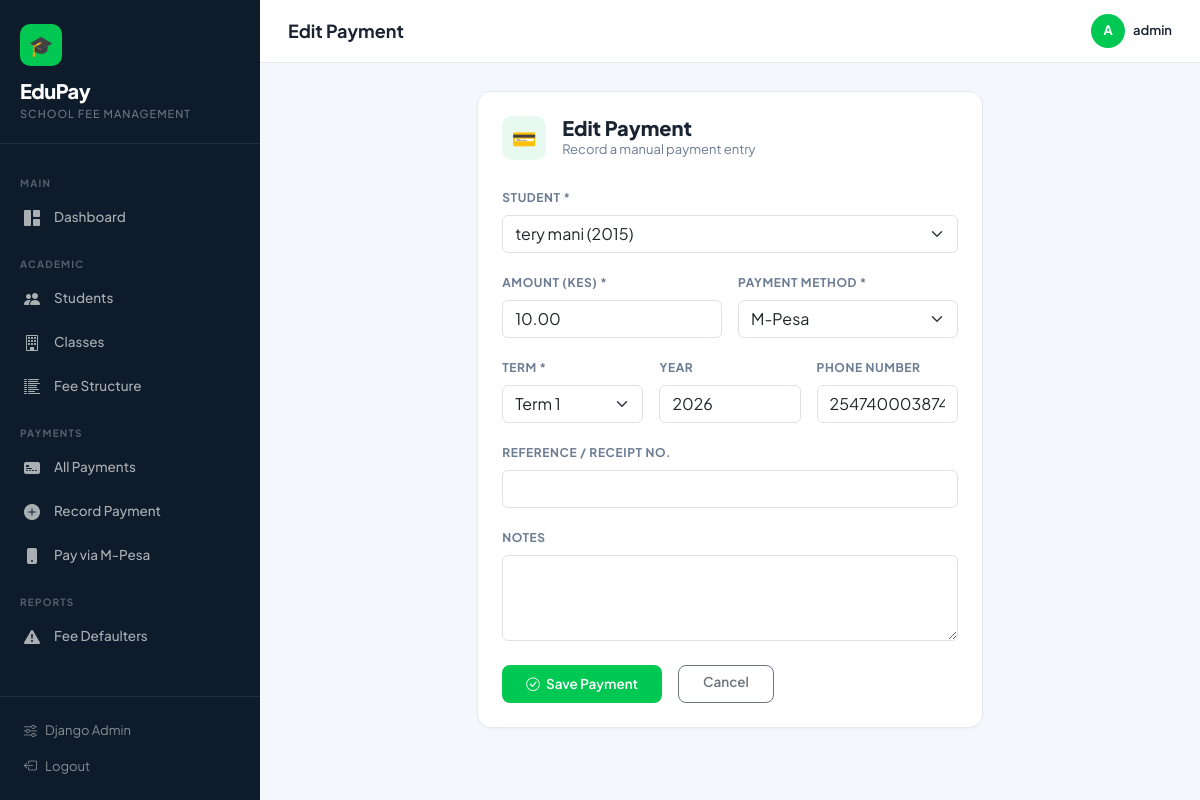
The page /payments/2/edit/ (signed in) on the database its author committed.
### fees/models.py (models this page shows, shortened)
class Payment(models.Model):
    STATUS_CHOICES = [
        ('pending', 'Pending'),
        ('completed', 'Completed'),
        ('failed', 'Failed'),
        ('cancelled', 'Cancelled'),
    ]
    METHOD_CHOICES = [
        ('mpesa', 'M-Pesa'),
        ('cash', 'Cash'),
        ('bank', 'Bank Transfer'),
        ('cheque', 'Cheque'),
    ]
    TERM_CHOICES = [('1', 'Term 1'), ('2', 'Term 2'), ('3', 'Term 3'), ('annual', 'Annual')]
    student = models.ForeignKey(Student, on_delete=models.CASCADE, related_name='payments')
    amount = models.DecimalField(max_digits=10, decimal_places=2)
    method = models.CharField(max_length=10, choices=METHOD_CHOICES, default='mpesa')
    status = models.CharField(max_length=10, choices=STATUS_CHOICES, default='pending')
    term = models.CharField(max_length=10, choices=TERM_CHOICES, default='1')
    year = models.PositiveIntegerField(default=timezone.now().year)
    reference = models.CharField(max_length=100, blank=True)          # Receipt / M-Pesa ref
    mpesa_checkout_id = models.CharField(max_length=100, blank=True)  # STK push checkout ID
    mpesa_receipt = models.CharField(max_length=50, blank=True)       # Final M-Pesa receipt
    phone_number = models.CharField(max_length=15, blank=True)
    notes = models.TextField(blank=True)
    created_at = models.DateTimeField(auto_now_add=True)
    updated_at = models.DateTimeField(auto_now=True)
    class Meta:
        ordering = ['-created_at']

### fees/views.py (the view)
# urls.py: path('payments/<int:pk>/edit/', views.payment_edit, name='payment_edit'),
@login_required
def payment_edit(request, pk):
    payment = get_object_or_404(Payment, pk=pk)
    if request.method == 'POST':
        form = PaymentForm(request.POST, instance=payment)
        if form.is_valid():
            form.save()
            messages.success(request, 'Payment updated!')
            return redirect('payment_list')
    else:
        form = PaymentForm(instance=payment)
    return render(request, 'fees/payment_form.html', {'form': form, 'title': 'Edit Payment'})

### fees/forms.py
class PaymentForm(forms.ModelForm):
    class Meta:
        model = Payment
        fields = ['student', 'amount', 'method', 'term', 'year', 'reference', 'notes', 'phone_number']
        widgets = {
            'student': forms.Select(attrs={'class': 'form-select'}),
            'amount': forms.NumberInput(attrs={'class': 'form-control', 'placeholder': '0.00'}),
            'method': forms.Select(attrs={'class': 'form-select'}),
            'term': forms.Select(attrs={'class': 'form-select'}),
            'year': forms.NumberInput(attrs={'class': 'form-control'}),
            'reference': forms.TextInput(attrs={'class': 'form-control'}),
            'phone_number': forms.TextInput(attrs={'class': 'form-control', 'placeholder': '0712345678'}),
            'notes': forms.Textarea(attrs={'class': 'form-control', 'rows': 3}),
        }

### fees/models.py (called while the page is built)
    def __str__(self):
        return f"{self.first_name} {self.last_name} ({self.admission_number})"

### fees/templates/fees/payment_form.html (shortened to what this page needs)
{% extends 'base.html' %}
{% block page_title %}{{ title }}{% endblock %}
{% block content %}
<div class="row justify-content-center">
  <div class="col-lg-7">
    <div class="ep-card">
      <div class="d-flex align-items-center gap-3 mb-4">
        <div style="width:44px; height:44px; background:#e8faf0; border-radius:10px; display:flex; align-items:center; justify-content:center; font-size:20px;">
          💳
        </div>
        <div>
          <h5 style="font-weight:800; margin:0;">{{ title }}</h5>
          <p style="margin:0; font-size:13px; color:#6b7c93;">Record a manual payment entry</p>
        </div>
      </div>
      <form method="post">
        <div class="row g-3">
          <div class="col-12">
            <label class="form-label" style="font-size:12px; font-weight:700; color:#6b7c93; text-transform:uppercase; letter-spacing:.6px;">Student *</label>
            {{ form.student }}
          </div>
          <div class="col-md-6">
            <label class="form-label" style="font-size:12px; font-weight:700; color:#6b7c93; text-transform:uppercase; letter-spacing:.6px;">Amount (KES) *</label>
            {{ form.amount }}
          </div>
          <div class="col-md-6">
            <label class="form-label" style="font-size:12px; font-weight:700; color:#6b7c93; text-transform:uppercase; letter-spacing:.6px;">Payment Method *</label>
            {{ form.method }}
          </div>
          <div class="col-md-4">
            <label class="form-label" style="font-size:12px; font-weight:700; color:#6b7c93; text-transform:uppercase; letter-spacing:.6px;">Term *</label>
            {{ form.term }}
          </div>
          <div class="col-md-4">
            <label class="form-label" style="font-size:12px; font-weight:700; color:#6b7c93; text-transform:uppercase; letter-spacing:.6px;">Year</label>
            {{ form.year }}
          </div>
          <div class="col-md-4">
            <label class="form-label" style="font-size:12px; font-weight:700; color:#6b7c93; text-transform:uppercase; letter-spacing:.6px;">Phone Number</label>
            {{ form.phone_number }}
          </div>
          <div class="col-12">
            <label class="form-label" style="font-size:12px; font-weight:700; color:#6b7c93; text-transform:uppercase; letter-spacing:.6px;">Reference / Receipt No.</label>
            {{ form.reference }}
          </div>
          <div class="col-12">
            <label class="form-label" style="font-size:12px; font-weight:700; color:#6b7c93; text-transform:uppercase; letter-spacing:.6px;">Notes</label>
            {{ form.notes }}
          </div>
        </div>
        <div class="d-flex gap-3 mt-4">
          <button type="submit" class="btn-ep btn px-4">
            <i class="bi bi-check-circle me-1"></i> Save Payment
          </button>
          <a href="{% url 'payment_list' %}" class="btn btn-outline-secondary px-4" style="border-radius:8px; font-size:13.5px; font-weight:600;">
            Cancel
          </a>
        </div>
      </form>
    </div>
  </div>
</div>
{% endblock %}

### templates/base.html (shortened to what this page needs)
<!DOCTYPE html>
<html lang="en">
<head>
  <link href="https://cdn.jsdelivr.net/npm/bootstrap@5.3.2/dist/css/bootstrap.min.css" rel="stylesheet">
  <link href="https://cdn.jsdelivr.net/npm/bootstrap-icons@1.11.3/font/bootstrap-icons.css" rel="stylesheet">
</head>
<body>
<aside class="sidebar" id="sidebar">
  <div class="sidebar-brand">
    <div class="brand-icon">🎓</div>
    <div class="brand-name">EduPay</div>
    <div class="brand-sub">School Fee Management</div>
  </div>
  <nav class="sidebar-nav">
    <div class="nav-section-label">Main</div>
    <a href="{% url 'dashboard' %}" class="sidebar-link {% if request.resolver_match.url_name == 'dashboard' or request.resolver_match.url_name == 'home' %}active{% endif %}">
      <i class="bi bi-grid-1x2-fill"></i> Dashboard
    </a>
    <div class="nav-section-label">Academic</div>
    <a href="{% url 'student_list' %}" class="sidebar-link {% if 'student' in request.resolver_match.url_name %}active{% endif %}">
      <i class="bi bi-people-fill"></i> Students
    </a>
    <a href="{% url 'class_list' %}" class="sidebar-link {% if 'class' in request.resolver_match.url_name %}active{% endif %}">
      <i class="bi bi-building"></i> Classes
    </a>
    <a href="{% url 'fee_structure_list' %}" class="sidebar-link {% if 'fee_structure' in request.resolver_match.url_name %}active{% endif %}">
      <i class="bi bi-list-columns-reverse"></i> Fee Structure
    </a>
    <div class="nav-section-label">Payments</div>
    <a href="{% url 'payment_list' %}" class="sidebar-link {% if request.resolver_match.url_name == 'payment_list' %}active{% endif %}">
      <i class="bi bi-credit-card-2-front-fill"></i> All Payments
    </a>
    <a href="{% url 'payment_create' %}" class="sidebar-link {% if request.resolver_match.url_name == 'payment_create' %}active{% endif %}">
      <i class="bi bi-plus-circle-fill"></i> Record Payment
    </a>
    <a href="{% url 'mpesa_pay' %}" class="sidebar-link {% if 'mpesa' in request.resolver_match.url_name %}active{% endif %}">
      <i class="bi bi-phone-fill"></i> Pay via M-Pesa
    </a>
    <div class="nav-section-label">Reports</div>
    <a href="{% url 'defaulters_report' %}" class="sidebar-link {% if 'defaulters' in request.resolver_match.url_name %}active{% endif %}">
      <i class="bi bi-exclamation-triangle-fill"></i> Fee Defaulters
    </a>
  </nav>
  <div class="sidebar-footer">
    <a href="/admin/">
      <i class="bi bi-sliders"></i> Django Admin
    </a>
    <a href="{% url 'logout' %}">
      <i class="bi bi-box-arrow-left"></i> Logout
    </a>
  </div>
</aside>
<div class="main-wrap">
  <header class="topbar">
    <h1 class="page-title">{% block page_title %}Dashboard{% endblock %}</h1>
    <div class="topbar-right">
      <div class="user-badge">
        <div class="user-avatar">{{ request.user.username|first|upper }}</div>
        <span>{{ request.user.username }}</span>
      </div>
    </div>
  </header>
  <main class="page-content">
    {% block content %}{% endblock %}
  </main>
</div>
</body>
</html>

### templates/base.html (style rules this page uses)
:root { --ep-green: #00c853; --ep-green-dark: #00a040; --ep-green-light: #e8faf0; --ep-navy: #0d1b2a; --ep-slate: #1e3045; --ep-text: #1a2332; --ep-muted: #6b7c93; --ep-border: #e4eaf0; --ep-bg: #f4f7fb; --ep-card: #ffffff; --ep-mpesa: #00b300; --sidebar-w: 260px; --font: 'Plus Jakarta Sans', sans-serif; --mono: 'DM Mono', monospace; }
* { box-sizing: border-box; }
body { font-family: var(--font); background: var(--ep-bg); color: var(--ep-text); margin: 0; min-height: 100vh; }
.sidebar { position: fixed; top: 0; left: 0; width: var(--sidebar-w); height: 100vh; background: var(--ep-navy); display: flex; flex-direction: column; z-index: 1000; transition: transform .3s ease; overflow-y: auto; }
.sidebar-brand { padding: 24px 20px 20px; border-bottom: 1px solid rgba(255,255,255,.08); }
.sidebar-brand .brand-icon { width: 42px; height: 42px; background: var(--ep-green); border-radius: 10px; display: flex; align-items: center; justify-content: center; font-size: 20px; margin-bottom: 10px; }
.sidebar-brand .brand-name { font-size: 20px; font-weight: 800; color: #fff; letter-spacing: -0.5px; }
.sidebar-brand .brand-sub { font-size: 11px; color: rgba(255,255,255,.4); font-weight: 500; text-transform: uppercase; letter-spacing: 1px; }
.sidebar-nav { flex: 1; padding: 16px 12px; }
.nav-section-label { font-size: 10px; font-weight: 700; text-transform: uppercase; letter-spacing: 1.2px; color: rgba(255,255,255,.3); padding: 16px 8px 6px; }
.sidebar-link { display: flex; align-items: center; gap: 10px; padding: 9px 12px; border-radius: 8px; text-decoration: none; color: rgba(255,255,255,.65); font-size: 13.5px; font-weight: 500; transition: all .15s; margin-bottom: 2px; }
.sidebar-link i { font-size: 16px; width: 20px; flex-shrink: 0; }
.sidebar-footer { padding: 16px; border-top: 1px solid rgba(255,255,255,.08); }
.sidebar-footer a { display: flex; align-items: center; gap: 8px; color: rgba(255,255,255,.5); font-size: 13px; text-decoration: none; padding: 8px; border-radius: 6px; transition: .15s; }
.main-wrap { margin-left: var(--sidebar-w); min-height: 100vh; display: flex; flex-direction: column; }
.topbar { background: #fff; border-bottom: 1px solid var(--ep-border); padding: 14px 28px; display: flex; align-items: center; justify-content: space-between; position: sticky; top: 0; z-index: 100; }
.topbar .page-title { font-size: 18px; font-weight: 700; color: var(--ep-text); margin: 0; }
.topbar .topbar-right { display: flex; align-items: center; gap: 12px; }
.user-badge { display: flex; align-items: center; gap: 8px; font-size: 13px; font-weight: 600; color: var(--ep-text); }
.user-avatar { width: 34px; height: 34px; background: var(--ep-green); border-radius: 50%; display: flex; align-items: center; justify-content: center; color: #fff; font-size: 13px; font-weight: 700; }
.page-content { padding: 28px; flex: 1; }
.ep-card { background: var(--ep-card); border: 1px solid var(--ep-border); border-radius: 14px; padding: 24px; box-shadow: 0 1px 3px rgba(0,0,0,.04); }
.btn-ep { background: var(--ep-green); color: #fff; border: none; padding: 9px 18px; border-radius: 8px; font-size: 13.5px; font-weight: 600; cursor: pointer; transition: background .15s, transform .1s; font-family: var(--font); }
.page-content > * { animation: fadeIn .35s ease both; }

### rows shown on the page
Payment: student "tery mani (2015)", amount "10.00", method "M-Pesa", term "Term 1", year "2026", phone_number "254740003874"

### other values the page prints
{{ title }} "Edit Payment"
{{ request.user.username|first|upper }} "A"
{{ request.user.username }} "admin"
